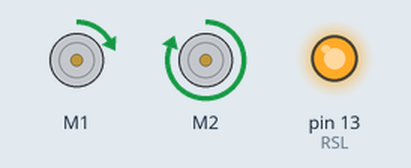
The sketch below on a simulated Arduino Uno, built with avr-gcc and run on an emulated ATmega328P. Parts: 2 × DC motor (green arrow = forward, orange = backward, longer = faster), output pins drawn as LEDs (lit = HIGH). What the sketch prints to the serial monitor is not drawn.

Above: at 0.3 s.
Timing chart, 0 to 40.0 s (numbered marks = the images above):
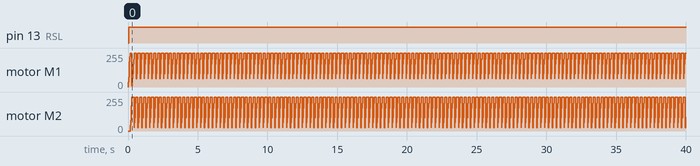

Measured:
- by itself, pin 13 (RSL): LOW → HIGH at 0.04 s
- by itself, motor M1: ramps from forward 10/255 to forward 255/255 and jumps back, once every 0.28 s
- by itself, motor M2: ramps from forward 26/255 to forward 255/255 and jumps back, once every 0.28 s

The sketch:

Motor_Test.ino
```cpp
#include "DualVNH5019MotorShield.h"
#define RSL 13    // Robot Safety Light

DualVNH5019MotorShield md;

void stopIfFault()
{
  if (md.getM1Fault())
  {
    Serial.println("M1 fault");
    while(1);
  }
  if (md.getM2Fault())
  {
    Serial.println("M2 fault");
    while(1);
  }
}

void setup()
{
  Serial.begin(115200);
  Serial.println("Dual VNH5019 Motor Shield");
  md.init();
  pinMode(RSL,OUTPUT);
}

void loop()
{
for (int i = 0; i <= 400; i++)
  {
    md.setM1Speed(i);
    stopIfFault();
    if (i%200 == 100)
    {
      Serial.print("M1 current: ");
      Serial.println(md.getM1CurrentMilliamps());
       digitalWrite(RSL, HIGH);
    }
    delay(0);
  }
for (int i = 0; i <= 400; i++)
  {
    md.setM2Speed(i);
    stopIfFault();
    if (i%200 == 100)
    {
      Serial.print("M2 current: ");
      Serial.println(md.getM2CurrentMilliamps());
    }
    delay(0);
  }


  }
```
